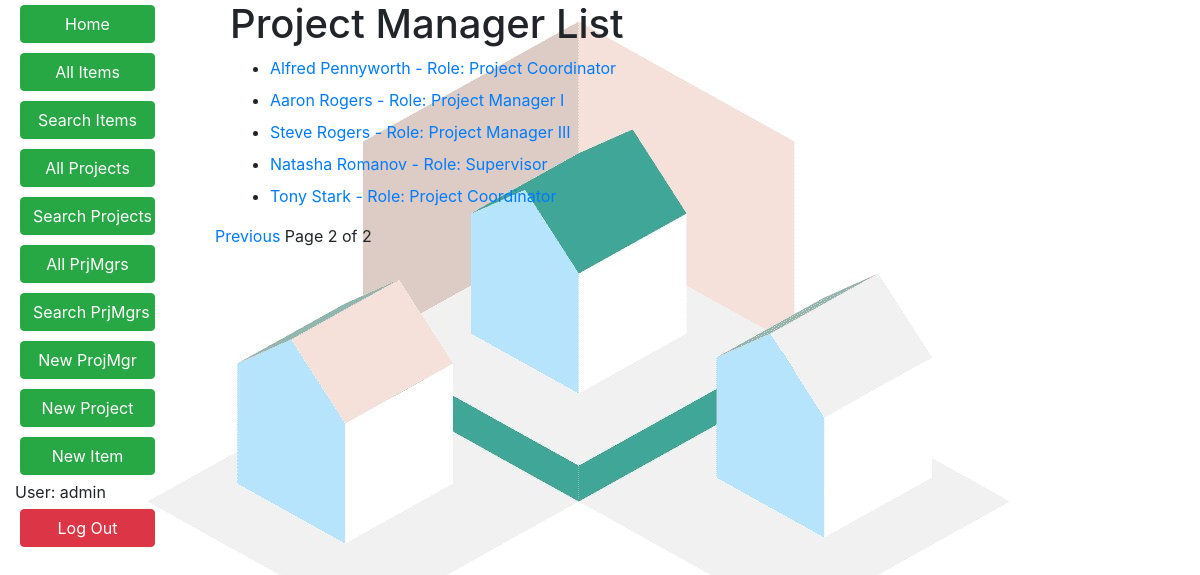
The page /resreq/prjmgrs/?page=2 (signed in) on the database as committed earlier.
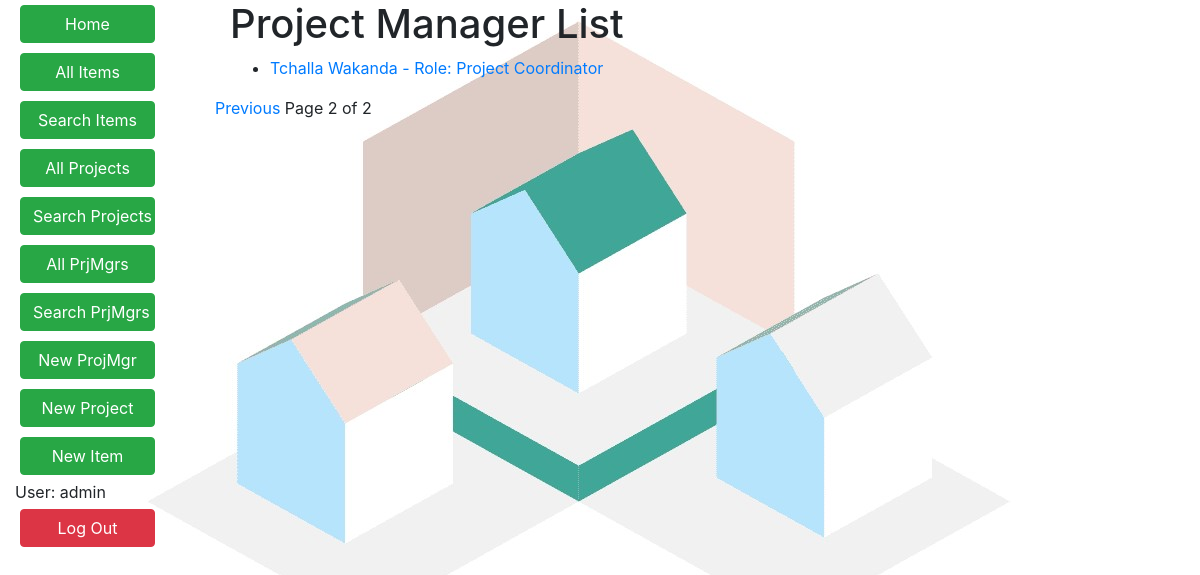
The same page on the database as committed later.
### resreq/models.py (models this page shows)
class PrjMgr(models.Model):
    first_name = models.CharField(max_length=100)
    last_name = models.CharField(max_length=100)
    emp_num = models.AutoField(primary_key=True)
    date_of_birth = models.DateField(null=True, blank=True)
    date_joined = models.DateField('joined', null=True, blank=True)
    history = HistoricalRecords()
    PRJMGR_ROLE = (
        ('Project Manager I', 'Project Manager I'),
        ('Project Manager II', 'Project Manager II'),
        ('Project Manager III', 'Project Manager III'),
        ('Project Planner', 'Project Planner'),
        ('Project Coordinator', 'Project Coordinator'),
        ('Supervisor', 'Supervisor'),
    )
    role = models.CharField(
        max_length=25,
        choices=PRJMGR_ROLE, default='Project Manager I'
    )
    class Meta:
        ordering = ['last_name', 'first_name']
    def get_absolute_url(self):
        return reverse('prjmgr-detail', args=[str(self.emp_num)])
    def __str__(self):
        return '{0} {1} - Role: {2} '.format(self.first_name, self.last_name, self.role, self.emp_num)

### resreq/views.py (the view)
# urls.py: path('prjmgrs/', views.PrjMgrListView.as_view(), name='prjmgrs'),
class PrjMgrListView(LoginRequiredMixin, generic.ListView):
    model = PrjMgr
    paginate_by = 10

### resreq/templates/resreq/prjmgr_list.html (shortened to what this page needs)
<!DOCTYPE html>
{% extends "base_generic.html" %}
{% load crispy_forms_filters %}
{% block content %}
    <div class="container">
        <h1>Project Manager List</h1>
        <ul>
            {% for prjmgr in prjmgr_list %}
                <li><a href="{{ prjmgr.get_absolute_url }}">{{ prjmgr }} </a></li>
            {% endfor %}
        </ul>
    </div>
{% endblock %}

Rows that differ between the two databases and show on the page:
no longer on this page (row edited): PrjMgr: first_name+last_name+role "Alfred Pennyworth - Role: Project Coordinator"
no longer on this page (row edited): PrjMgr: first_name+last_name+role "Aaron Rogers - Role: Project Manager I"
no longer on this page (row edited): PrjMgr: first_name+last_name+role "Steve Rogers - Role: Project Manager III"
removed PrjMgr: first_name+last_name+role "Natasha Romanov - Role: Supervisor"
changed PrjMgr: first_name+last_name+role "Tony Stark - Role: Project Coordinator" → "Tchalla Wakanda - Role: Project Coordinator"
